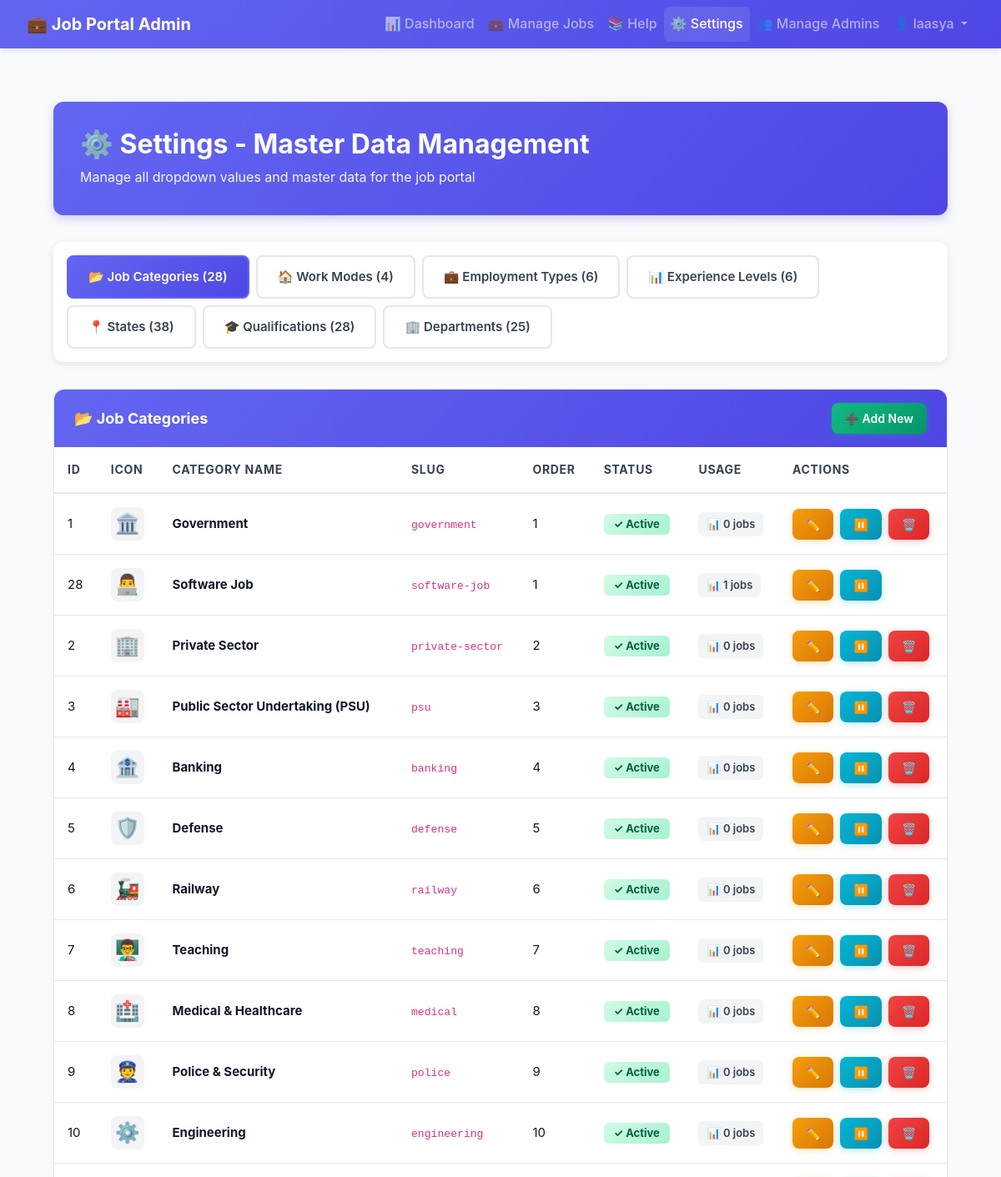
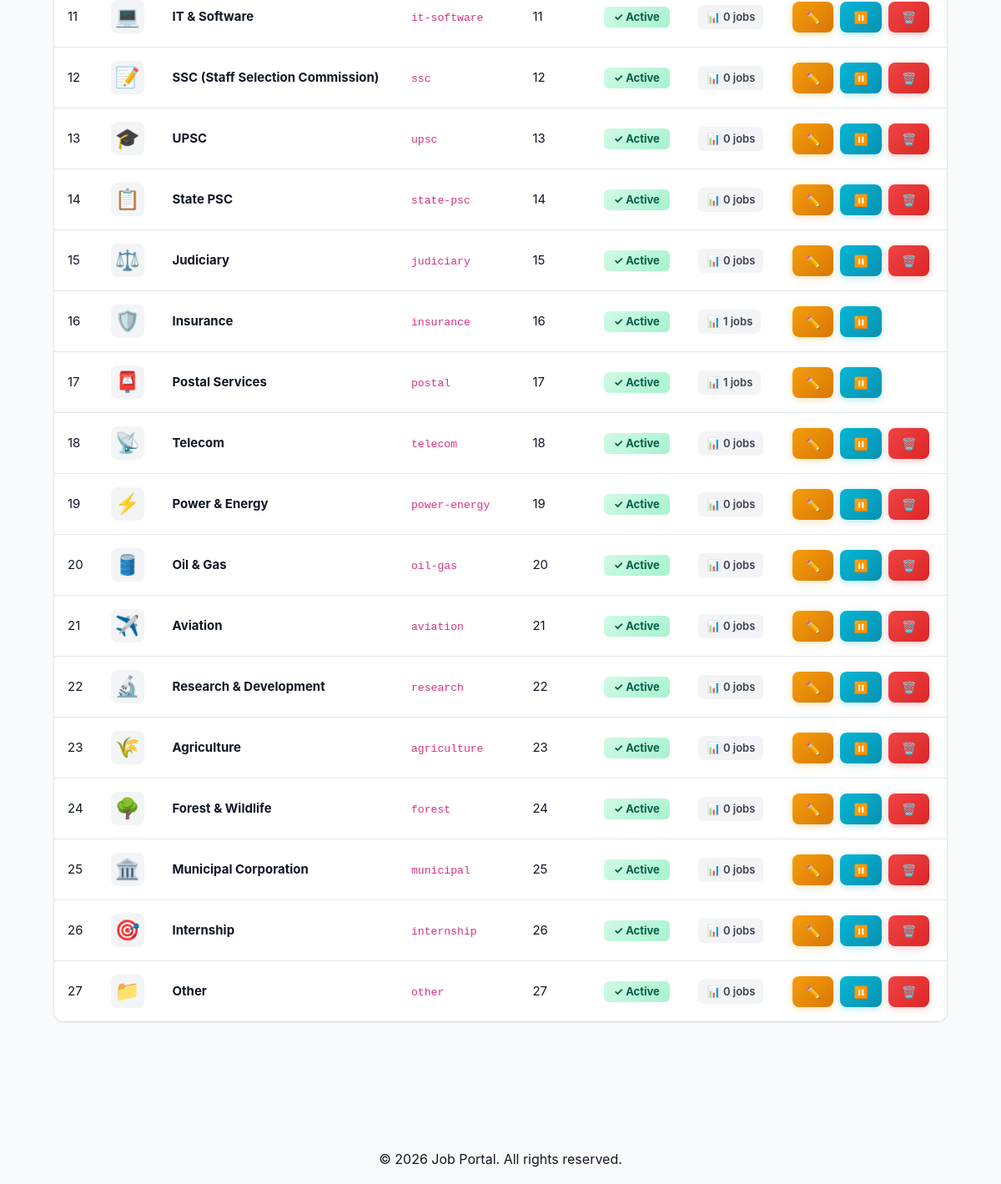
Screenshot of /admin/settings.php (signed in) with the database file from the repository (2 pictures, top to bottom).
### tables this page shows
CREATE TABLE `master_job_categories` (
  `id` int(11) NOT NULL,
  `category_name` varchar(100) NOT NULL,
  `category_slug` varchar(100) NOT NULL,
  `icon` varchar(50) DEFAULT '?',
  `description` text DEFAULT NULL,
  `display_order` int(11) DEFAULT 0,
  `is_active` tinyint(1) DEFAULT 1,
  `created_at` timestamp NOT NULL DEFAULT current_timestamp(),
  `updated_at` timestamp NOT NULL DEFAULT current_timestamp() ON UPDATE current_timestamp()
);

### includes/master-data-functions.php (called while the page is built, shortened)
<?php
function getAllJobCategories($pdo, $activeOnly = true) {
    $sql = "SELECT * FROM master_job_categories";
    $sql .= " ORDER BY display_order ASC";
    return $pdo->query($sql)->fetchAll(PDO::FETCH_ASSOC);
}
function getAllWorkModes($pdo, $activeOnly = true) {
    $sql = "SELECT * FROM master_work_modes";
    $sql .= " ORDER BY display_order ASC";
    return $pdo->query($sql)->fetchAll(PDO::FETCH_ASSOC);
}
function getAllEmploymentTypes($pdo, $activeOnly = true) {
    $sql = "SELECT * FROM master_employment_types";
    $sql .= " ORDER BY display_order ASC";
    return $pdo->query($sql)->fetchAll(PDO::FETCH_ASSOC);
}
function getAllExperienceLevels($pdo, $activeOnly = true) {
    $sql = "SELECT * FROM master_experience_levels";
    $sql .= " ORDER BY display_order ASC";
    return $pdo->query($sql)->fetchAll(PDO::FETCH_ASSOC);
}
function getAllStates($pdo, $activeOnly = true) {
    $sql = "SELECT * FROM master_states";
    $sql .= " ORDER BY state_name ASC";
    return $pdo->query($sql)->fetchAll(PDO::FETCH_ASSOC);
}
function getAllQualifications($pdo, $activeOnly = true) {
    $sql = "SELECT * FROM master_qualifications";
    $sql .= " ORDER BY display_order ASC";
    return $pdo->query($sql)->fetchAll(PDO::FETCH_ASSOC);
}
function getAllDepartments($pdo, $activeOnly = true) {
    $sql = "SELECT * FROM master_departments";
    $sql .= " ORDER BY department_name ASC";
    return $pdo->query($sql)->fetchAll(PDO::FETCH_ASSOC);
}
function getJobCategoryUsageCount($pdo, $categoryId) {
    $stmt = $pdo->prepare("SELECT COUNT(*) FROM jobs WHERE job_category_id = ?");
    $stmt->execute([$categoryId]);
    return $stmt->fetchColumn();
}
?>

### admin/settings.php (the view, shortened to what this page needs)
<?php
require_once '../includes/config.php';
require_once '../includes/master-data-functions.php';
$jobCategories = getAllJobCategories($pdo, false);
$workModes = getAllWorkModes($pdo, false);
$employmentTypes = getAllEmploymentTypes($pdo, false);
$experienceLevels = getAllExperienceLevels($pdo, false);
$states = getAllStates($pdo, false);
$qualifications = getAllQualifications($pdo, false);
$departments = getAllDepartments($pdo, false);
$activeTab = isset($_GET['tab']) ? $_GET['tab'] : 'categories';
include 'includes/header.php';
?>
<div class="admin-container">
    <div class="page-header">
        <h2>⚙️ Settings - Master Data Management</h2>
        <p>Manage all dropdown values and master data for the job portal</p>
    </div>
    <div class="settings-tabs">
        <button class="tab-btn <?php echo $activeTab === 'categories' ? 'active' : ''; ?>" onclick="switchTab('categories')">
            📂 Job Categories (<?php echo count($jobCategories); ?>)
        </button>
        <button class="tab-btn <?php echo $activeTab === 'work-modes' ? 'active' : ''; ?>" onclick="switchTab('work-modes')">
            🏠 Work Modes (<?php echo count($workModes); ?>)
        </button>
        <button class="tab-btn <?php echo $activeTab === 'employment' ? 'active' : ''; ?>" onclick="switchTab('employment')">
            💼 Employment Types (<?php echo count($employmentTypes); ?>)
        </button>
        <button class="tab-btn <?php echo $activeTab === 'experience' ? 'active' : ''; ?>" onclick="switchTab('experience')">
            📊 Experience Levels (<?php echo count($experienceLevels); ?>)
        </button>
        <button class="tab-btn <?php echo $activeTab === 'states' ? 'active' : ''; ?>" onclick="switchTab('states')">
            📍 States (<?php echo count($states); ?>)
        </button>
        <button class="tab-btn <?php echo $activeTab === 'qualifications' ? 'active' : ''; ?>" onclick="switchTab('qualifications')">
            🎓 Qualifications (<?php echo count($qualifications); ?>)
        </button>
        <button class="tab-btn <?php echo $activeTab === 'departments' ? 'active' : ''; ?>" onclick="switchTab('departments')">
            🏢 Departments (<?php echo count($departments); ?>)
        </button>
    </div>
    <div id="tab-categories" class="tab-content <?php echo $activeTab === 'categories' ? 'active' : ''; ?>">
        <div class="card">
            <div class="card-header bg-primary text-white">
                <div style="display: flex; justify-content: space-between; align-items: center;">
                    <h4>📂 Job Categories</h4>
                    <button class="btn btn-sm btn-success" onclick="openAddModal('category')">
                        ➕ Add New
                    </button>
                </div>
            </div>
            <div class="card-body p-0">
                <?php if (count($jobCategories) > 0): ?>
                <div class="table-responsive">
                    <table class="table table-hover mb-0">
                        <thead>
                            <tr>
                                <th>ID</th>
                                <th>Icon</th>
                                <th>Category Name</th>
                                <th>Slug</th>
                                <th>Order</th>
                                <th>Status</th>
                                <th>Usage</th>
                                <th>Actions</th>
                            </tr>
                        </thead>
                        <tbody>
                            <?php foreach ($jobCategories as $cat):
                                $usageCount = getJobCategoryUsageCount($pdo, $cat['id']);
                            ?>
                            <tr>
                                <td><?php echo $cat['id']; ?></td>
                                <td><div class="icon-preview"><?php echo $cat['icon']; ?></div></td>
                                <td><strong><?php echo htmlspecialchars($cat['category_name']); ?></strong></td>
                                <td><code><?php echo $cat['category_slug']; ?></code></td>
                                <td><?php echo $cat['display_order']; ?></td>
                                <td>
                                    <?php if ($cat['is_active']): ?>
                                        <span class="badge bg-success">✓ Active</span>
                                    <?php else: ?>
                                        <span class="badge bg-secondary">○ Inactive</span>
                                    <?php endif; ?>
                                </td>
                                <td>
                                    <span class="usage-badge">📊 <?php echo $usageCount; ?> jobs</span>
                                </td>
                                <td>
                                    <div class="action-buttons">
                                        <button class="btn btn-sm btn-warning" onclick="editItem('category', <?php echo $cat['id']; ?>)">✏️</button>
                                        <a href="settings-handler.php?action=toggle&type=category&id=<?php echo $cat['id']; ?>" class="btn btn-sm btn-info" title="Toggle Status">
                                            <?php echo $cat['is_active'] ? '⏸️' : '▶️'; ?>
                                        </a>
                                        <?php if ($usageCount == 0): ?>
                                        <a href="settings-handler.php?action=delete&type=category&id=<?php echo $cat['id']; ?>"
                                           class="btn btn-sm btn-danger"
                                           onclick="return confirm('Delete this category?')">🗑️</a>
                                        <?php endif; ?>
                                    </div>
                                </td>
                            </tr>
                            <?php endforeach; ?>
                        </tbody>
                    </table>
                </div>
                <?php endif; ?>
            </div>
        </div>
    </div>
</div>
<?php include '../includes/footer.php'; ?>

### admin/settings.php (style rules this page uses)
.settings-tabs { display: flex; gap: 0.5rem; margin-bottom: 2rem; flex-wrap: wrap; background: white; padding: 1rem; border-radius: 12px; box-shadow: 0 2px 8px rgba(0, 0, 0, 0.1); }
.tab-btn { padding: 0.75rem 1.5rem; border: 2px solid var(--admin-gray-200); background: white; color: var(--admin-gray-700); border-radius: 8px; font-weight: 600; font-size: 0.9375rem; cursor: pointer; transition: all 0.2s; display: flex; align-items: center; gap: 0.5rem; }
.tab-btn.active { background: linear-gradient(135deg, var(--admin-primary), var(--admin-primary-hover)); color: white; border-color: var(--admin-primary); }
.tab-content { display: none; }
.tab-content.active { display: block; animation: fadeIn 0.3s ease; }
.icon-preview { font-size: 1.5rem; display: inline-flex; align-items: center; justify-content: center; width: 40px; height: 40px; background: var(--admin-gray-100); border-radius: 8px; }
.usage-badge { display: inline-flex; align-items: center; gap: 0.25rem; padding: 0.25rem 0.625rem; background: var(--admin-gray-100); color: var(--admin-gray-700); border-radius: 6px; font-size: 0.8125rem; font-weight: 600; }

### rows the page displays
master_job_categories: id "1", icon "🏛️", category_name "Government", category_slug "government", display_order "1", is_active "✓ Active", usageCount "0"
master_job_categories: id "28", icon "👨‍💻", category_name "Software Job", category_slug "software-job", display_order "1", is_active "✓ Active", usageCount "1"
master_job_categories: id "2", icon "🏢", category_name "Private Sector", category_slug "private-sector", display_order "2", is_active "✓ Active", usageCount "0"
master_job_categories: id "3", icon "🏭", category_name "Public Sector Undertaking (PSU)", category_slug "psu", display_order "3", is_active "✓ Active", usageCount "0"
master_job_categories: id "4", icon "🏦", category_name "Banking", category_slug "banking", display_order "4", is_active "✓ Active", usageCount "0"
master_job_categories: id "5", icon "🛡️", category_name "Defense", category_slug "defense", display_order "5", is_active "✓ Active", usageCount "0"
master_job_categories: id "6", icon "🚂", category_name "Railway", category_slug "railway", display_order "6", is_active "✓ Active", usageCount "0"
master_job_categories: id "7", icon "👨‍🏫", category_name "Teaching", category_slug "teaching", display_order "7", is_active "✓ Active", usageCount "0"
master_job_categories: id "8", icon "🏥", category_name "Medical & Healthcare", category_slug "medical", display_order "8", is_active "✓ Active", usageCount "0"
master_job_categories: id "9", icon "👮", category_name "Police & Security", category_slug "police", display_order "9", is_active "✓ Active", usageCount "0"
master_job_categories: id "10", icon "⚙️", category_name "Engineering", category_slug "engineering", display_order "10", is_active "✓ Active", usageCount "0"
master_job_categories: id "11", icon "💻", category_name "IT & Software", category_slug "it-software", display_order "11", is_active "✓ Active", usageCount "0"
master_job_categories: id "12", icon "📝", category_name "SSC (Staff Selection Commission)", category_slug "ssc", display_order "12", is_active "✓ Active", usageCount "0"
master_job_categories: id "13", icon "🎓", category_name "UPSC", category_slug "upsc", display_order "13", is_active "✓ Active", usageCount "0"
master_job_categories: id "14", icon "📋", category_name "State PSC", category_slug "state-psc", display_order "14", is_active "✓ Active", usageCount "0"
master_job_categories: id "15", icon "⚖️", category_name "Judiciary", category_slug "judiciary", display_order "15", is_active "✓ Active", usageCount "0"
master_job_categories: id "16", icon "🛡️", category_name "Insurance", category_slug "insurance", display_order "16", is_active "✓ Active", usageCount "1"
master_job_categories: id "17", icon "📮", category_name "Postal Services", category_slug "postal", display_order "17", is_active "✓ Active", usageCount "1"
master_job_categories: id "18", icon "📡", category_name "Telecom", category_slug "telecom", display_order "18", is_active "✓ Active", usageCount "0"
master_job_categories: id "19", icon "⚡", category_name "Power & Energy", category_slug "power-energy", display_order "19", is_active "✓ Active", usageCount "0"
master_job_categories: id "20", icon "🛢️", category_name "Oil & Gas", category_slug "oil-gas", display_order "20", is_active "✓ Active", usageCount "0"
master_job_categories: id "21", icon "✈️", category_name "Aviation", category_slug "aviation", display_order "21", is_active "✓ Active", usageCount "0"
master_job_categories: id "22", icon "🔬", category_name "Research & Development", category_slug "research", display_order "22", is_active "✓ Active", usageCount "0"
master_job_categories: id "23", icon "🌾", category_name "Agriculture", category_slug "agriculture", display_order "23", is_active "✓ Active", usageCount "0"
master_job_categories: id "24", icon "🌳", category_name "Forest & Wildlife", category_slug "forest", display_order "24", is_active "✓ Active", usageCount "0"
master_job_categories: id "25", icon "🏛️", category_name "Municipal Corporation", category_slug "municipal", display_order "25", is_active "✓ Active", usageCount "0"
master_job_categories: id "26", icon "🎯", category_name "Internship", category_slug "internship", display_order "26", is_active "✓ Active", usageCount "0"
master_job_categories: id "27", icon "📁", category_name "Other", category_slug "other", display_order "27", is_active "✓ Active", usageCount "0"

### other values shown
$_SESSION['admin_username'] "laasya"
count($jobCategories) "28"
count($workModes) "4"
count($employmentTypes) "6"
count($experienceLevels) "6"
count($states) "38"
count($qualifications) "28"
count($departments) "25"
